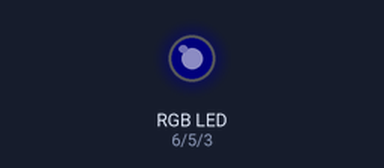
Simulated run of this sketch. Board: Arduino Uno, built with avr-gcc and run on an emulated ATmega328P. On the bench: an RGB LED mixed from three pins (HIGH = lit). Dim RGB values are drawn brighter than linear.

Above: at 0.05 s.
At 1.75 s:
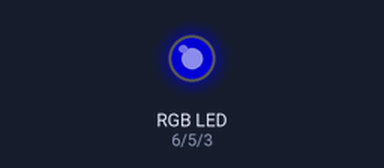
At 3.0 s:
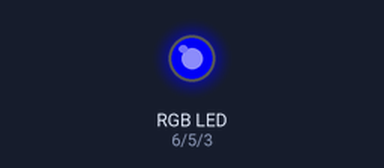
At 5.95 s:
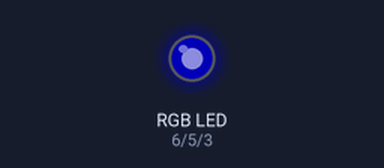
Timing chart, 0 to 9.8 s (numbered marks = the images above):
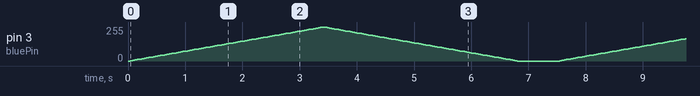

The sketch:

breathe.ino
```cpp
/*
 * Breathe - Make an RGB LED 'breathe' through fading.
 *
 * This could use a little fine-tuning, to make the fade a little more
 * 'Mac'-like.
 *
 * See also: http://thecustomgeek.com/2011/06/17/breathing-sleep-led/
 */

int redPin = 6;
int greenPin = 5;
int bluePin = 3;
int pinInUse = bluePin;

int delayTime = 1000;

void setup() {
  pinMode(redPin, OUTPUT);
  pinMode(greenPin, OUTPUT);
  pinMode(bluePin, OUTPUT);
}

int brightness = 0; // initial brightness
int fadeAmount = 3; // how much to fade the LED per step

void loop()  {
  // Set initial brightness.
  analogWrite(pinInUse, brightness);

  // Change brightness for next time through the loop.
  brightness = brightness + fadeAmount;

  // Reverse direction at the end of the fade.
  if (brightness == 0 || brightness == 255) {
    fadeAmount = -fadeAmount;
  }

  // Add a short delay so dimming is more apparent.
  delay(40);

  // If brightness is at 0, add a little extra delay.
  if (brightness == 0) {
    analogWrite(pinInUse, brightness);
    delay(700);
  }
}
```
